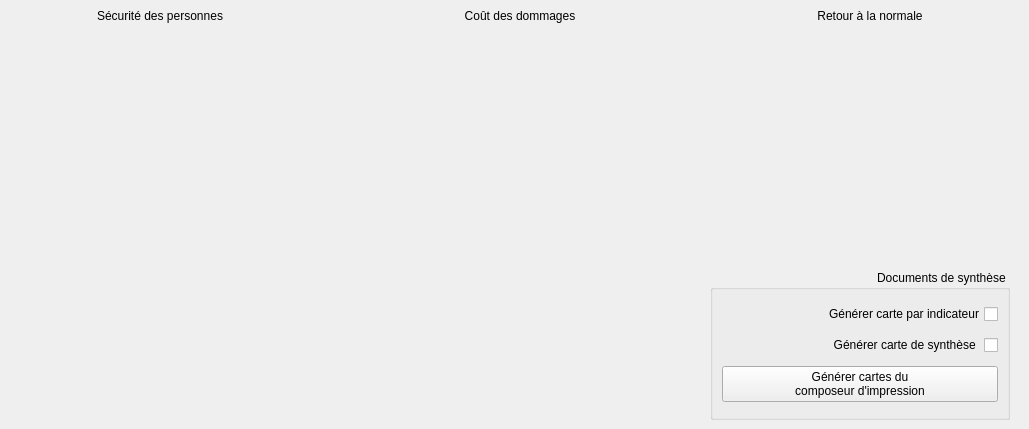
                 <widget class="QWidget" name="db_sngri">
                  <widget class="QLabel" name="label_28">
                   <property name="geometry">
                    <rect>
                     <x>10</x>
                     <y>0</y>
                     <width>300</width>
                     <height>31</height>
                    </rect>
                   </property>
                   <property name="styleSheet">
                    <string notr="true"/>
                   </property>
                   <property name="text">
                    <string>Sécurité des personnes</string>
                   </property>
                   <property name="alignment">
                    <set>Qt::AlignCenter</set>
                   </property>
                  </widget>
                  <widget class="QLabel" name="label_29">
                   <property name="geometry">
                    <rect>
                     <x>370</x>
                     <y>0</y>
                     <width>300</width>
                     <height>31</height>
                    </rect>
                   </property>
                   <property name="styleSheet">
                    <string notr="true"/>
                   </property>
                   <property name="text">
                    <string>Coût des dommages</string>
                   </property>
                   <property name="alignment">
                    <set>Qt::AlignCenter</set>
                   </property>
                  </widget>
                  <widget class="QLabel" name="label_30">
                   <property name="geometry">
                    <rect>
                     <x>720</x>
                     <y>0</y>
                     <width>300</width>
                     <height>31</height>
                    </rect>
                   </property>
                   <property name="styleSheet">
                    <string notr="true"/>
                   </property>
                   <property name="text">
                    <string>Retour à la normale</string>
                   </property>
                   <property name="alignment">
                    <set>Qt::AlignCenter</set>
                   </property>
                  </widget>
                  <widget class="QGroupBox" name="gb_mise_en_forme_resultats_2">
                   <property name="geometry">
                    <rect>
                     <x>710</x>
                     <y>270</y>
                     <width>300</width>
                     <height>150</height>
                    </rect>
                   </property>
                   <property name="layoutDirection">
                    <enum>Qt::RightToLeft</enum>
                   </property>
                   <property name="title">
                    <string>Documents de synthèse</string>
                   </property>
                   <layout class="QVBoxLayout" name="verticalLayout">
                    <item>
                     <widget class="QCheckBox" name="checkBox_6">
                      <property name="layoutDirection">
                       <enum>Qt::RightToLeft</enum>
                      </property>
                      <property name="text">
                       <string>Générer carte par indicateur</string>
                      </property>
                     </widget>
                    </item>
                    <item>
                     <widget class="QCheckBox" name="checkBox_7">
                      <property name="layoutDirection">
                       <enum>Qt::RightToLeft</enum>
                      </property>
                      <property name="text">
                       <string>Générer carte de synthèse </string>
                      </property>
                     </widget>
                    </item>
                    <item>
                     <widget class="QPushButton" name="pushButton_15">
                      <property name="text">
                       <string>Générer cartes du 
composeur d'impression</string>
                      </property>
                     </widget>
                    </item>
                   </layout>
                  </widget>
                 </widget>
